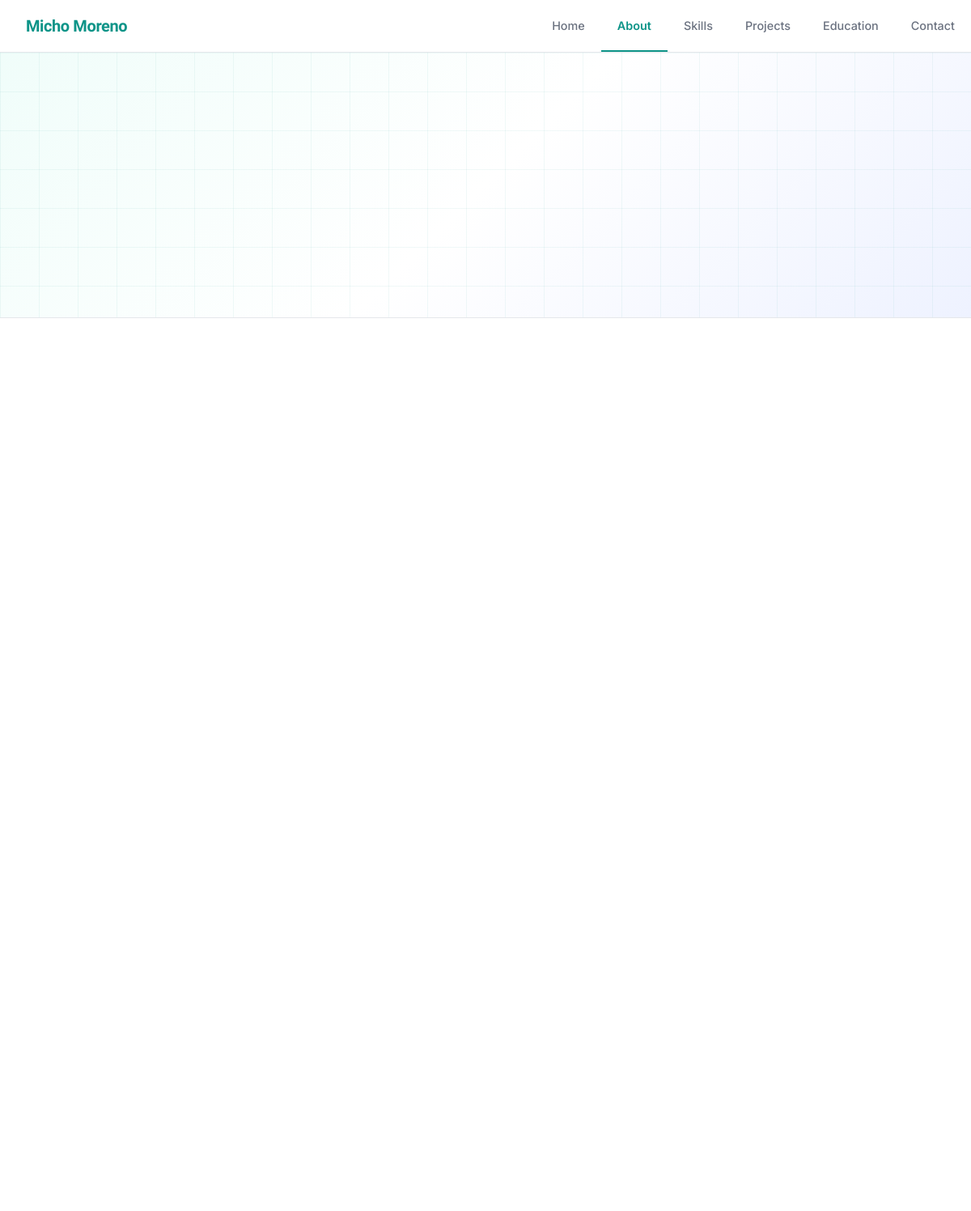
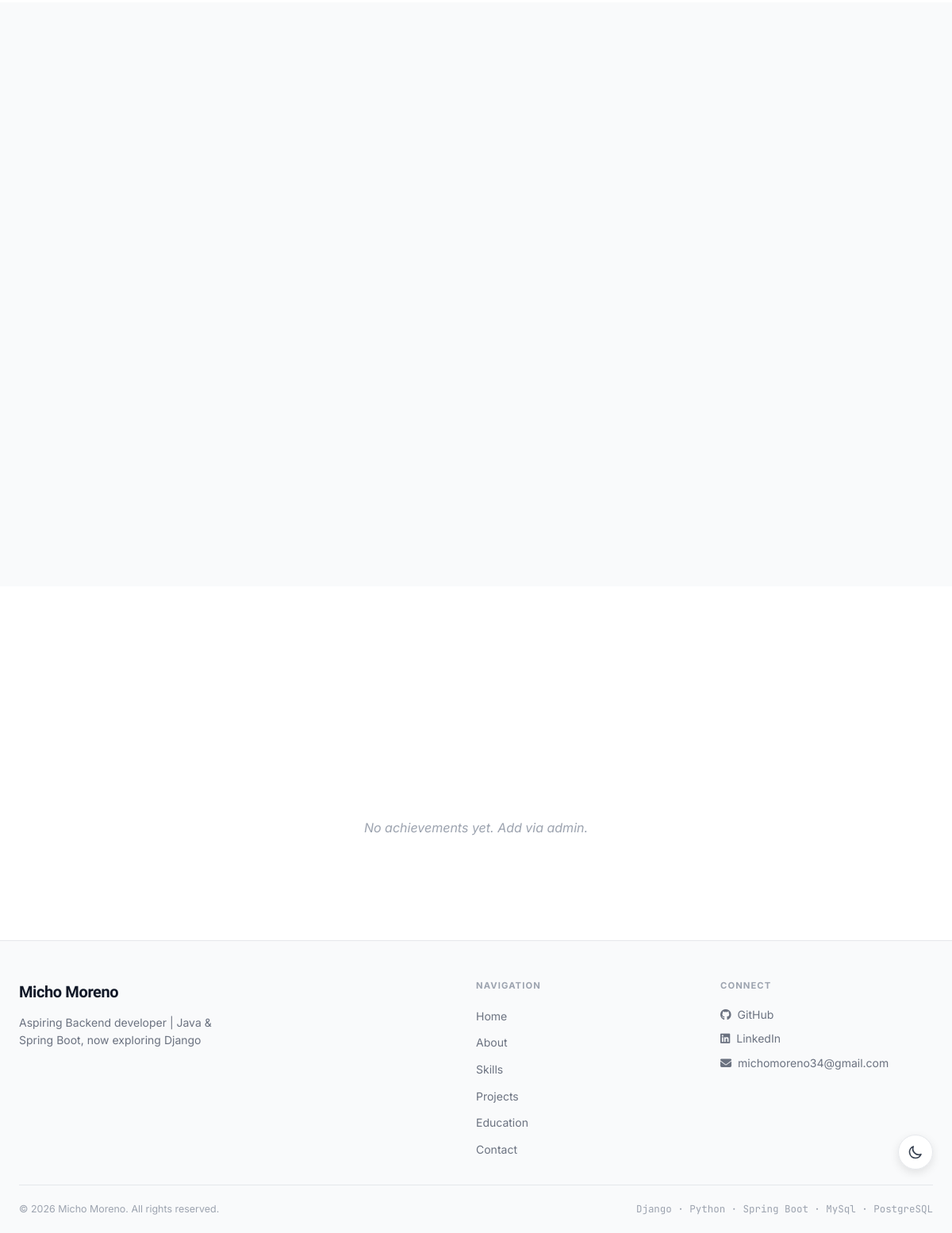
The page /about/ on the database its author committed (2 pictures, top to bottom).
### apps/core/models.py (models this page shows, shortened)
class Profile(models.Model):
    name = models.CharField(max_length=100)
    title = models.CharField(max_length=200)
    tagline = models.TextField()
    profile_photo = models.ImageField(upload_to='profile/')
    summary = models.TextField()
    years_experience = models.IntegerField(default=20)
    github_url = models.URLField(blank=True)
    linkedin_url = models.URLField(blank=True)
    email = models.EmailField()
    class Meta:
        verbose_name_plural = 'Profile'

### apps/core/views.py (the view)
# urls.py: path('about/', views.AboutView.as_view(), name='about'),
class AboutView(TemplateView):
    template_name = 'core/about.html'
    def get_context_data(self, **kwargs):
        context = super().get_context_data(**kwargs)
        context['profile'] = Profile.objects.first()
        return context

### apps/core/context_processors.py (called while the page is built)
def global_context(request):
    try:
        profile = Profile.objects.first()
    except Exception:
        profile = None
    return {
        'profile': profile,
    }

### templates/core/about.html (shortened to what this page needs)
{% extends 'base.html' %}
{% load static %}
{% block extra_css %}
<link rel="stylesheet" href="{% static 'core/css/about.css' %}">
{% endblock %}
{% block content %}
<div class="about-hero">
  <div class="about-grid-bg"></div>
</div>
<section class="about-section">
  <div class="about-container">
    <div class="about-grid">
    </div>
  </div>
</section>
<section class="timeline-section">
  <div class="about-container">
    <div class="timeline-list">
    </div>
  </div>
</section>
<section class="achievements-section">
  <div class="about-container">
    <div class="achievements-grid" id="achievements-grid">
      {% for a in achievements %}
      <div class="achievement-card animate-on-scroll">
        <div class="achievement-icon">
          <i class="fas {{ a.icon|default:'fa-trophy' }}"></i>
        </div>
        <div class="achievement-body">
          <div class="achievement-year">{{ a.year }}</div>
          <div class="achievement-title">{{ a.title }}</div>
          <div class="achievement-desc">{{ a.description }}</div>
        </div>
      </div>
      {% empty %}
      <p class="empty-state">No achievements yet. Add via admin.</p>
      {% endfor %}
    </div>
  </div>
</section>
{% endblock %}

### templates/partials/header.html (shortened to what this page needs)
{% load static %}
<nav id="navbar" class="navbar">
  <div class="navbar-inner" style="display:flex;flex-direction:row;align-items:center;width:100%;height:64px;flex-wrap:nowrap;">
    <a href="{% url 'home' %}" class="navbar-logo" style="display:inline-flex;align-items:center;flex-shrink:0;width:auto;">
      {% if profile %}{{ profile.name }}{% else %}Micho Moreno{% endif %}
    </a>
    <div class="navbar-links">
      <a href="{% url 'home' %}" class="nav-link {% if request.path == '/' %}active{% endif %}">Home</a>
      <a href="{% url 'about' %}" class="nav-link {% if '/about/' in request.path %}active{% endif %}">About</a>
      <a href="{% url 'skills' %}" class="nav-link {% if '/skills/' in request.path %}active{% endif %}">Skills</a>
      <a href="{% url 'projects' %}" class="nav-link {% if '/projects/' in request.path %}active{% endif %}">Projects</a>
      <a href="{% url 'education' %}" class="nav-link {% if '/education/' in request.path %}active{% endif %}">Education</a>
      <a href="{% url 'contact' %}" class="nav-link {% if '/contact/' in request.path %}active{% endif %}">Contact</a>
    </div>
  </div>
</nav>

### templates/partials/footer.html (shortened to what this page needs)
{% load static %}
<footer class="footer">
  <div class="footer-container">
    <div class="footer-grid">
      <div class="footer-brand">
        <a href="{% url 'home' %}" class="footer-logo">
          Micho Moreno
        </a>
        {% if profile %}
        <p class="footer-tagline">{{ profile.tagline }}</p>
        {% endif %}
      </div>
      <div class="footer-nav">
        <h3 class="footer-heading">Navigation</h3>
        <ul class="footer-nav-list">
          <li><a href="{% url 'home' %}" class="footer-link">Home</a></li>
          <li><a href="{% url 'about' %}" class="footer-link">About</a></li>
          <li><a href="{% url 'skills' %}" class="footer-link">Skills</a></li>
          <li><a href="{% url 'projects' %}" class="footer-link">Projects</a></li>
          <li><a href="{% url 'education' %}" class="footer-link">Education</a></li>
          <li><a href="{% url 'contact' %}" class="footer-link">Contact</a></li>
        </ul>
      </div>
      <div class="footer-connect">
        <h3 class="footer-heading">Connect</h3>
        <div class="footer-socials">
          {% if profile and profile.github_url %}
          <a href="{{ profile.github_url }}" target="_blank" rel="noopener" class="footer-social-link">
            <i class="fab fa-github"></i> GitHub
          </a>
          {% endif %}
          {% if profile and profile.linkedin_url %}
          <a href="{{ profile.linkedin_url }}" target="_blank" rel="noopener" class="footer-social-link">
            <i class="fab fa-linkedin"></i> LinkedIn
          </a>
          {% endif %}
          {% if profile and profile.email %}
          <a href="mailto:{{ profile.email }}" class="footer-social-link">
            <i class="fas fa-envelope"></i> {{ profile.email }}
          </a>
          {% endif %}
        </div>
      </div>
    </div>
    <div class="footer-bottom">
      <p class="footer-copy">&copy; {% now "Y" %} {% if profile %}{{ profile.name }}{% else %}Portfolio{% endif %}. All rights reserved.</p>
      <p class="footer-tech">Django · Python · Spring Boot · MySql · PostgreSQL </p>
    </div>
  </div>
</footer>

### static/css/base.css (style rules this page uses)
:root { --color-bg: #ffffff; --color-bg-alt: #f9fafb; --color-bg-card: #ffffff; --color-border: #e5e7eb; --color-border-hover: #2dd4bf; --color-text: #111827; --color-text-muted: #6b7280; --color-text-faint: #9ca3af; --color-accent: #0d9488; --color-accent-dark: #0f766e; --color-accent-light: #f0fdfa; --color-indigo: #4f46e5; --color-success: #22c55e; --color-success-bg: #f0fdf4; --color-success-border: #86efac; --color-success-text: #166534; --color-danger: #dc2626; --font-body: 'Inter', -apple-system, BlinkMacSystemFont, 'Segoe UI', sans-serif; --font-display: 'Plus Jakarta Sans', 'Inter', sans-serif; --font-mono: 'JetBrains Mono', 'Courier New', monospace; --radius-sm: 0.5rem; --radius-md: 0.75rem; --radius-lg: 1rem; --radius-xl: 1.25rem; --radius-2xl: 1.5rem; --radius-full: 999px; --shadow-sm: 0 1px 4px rgba(0,0,0,0.06); --shadow-md: 0 4px 16px rgba(0,0,0,0.08); --shadow-lg: 0 8px 32px rgba(0,0,0,0.12); --transition: 0.2s ease; --nav-height: 64px; }
*, *::before, *::after { box-sizing: border-box; margin: 0; padding: 0; }
html { scroll-behavior: smooth; -webkit-font-smoothing: antialiased; -moz-osx-font-smoothing: grayscale; }
body { font-family: var(--font-body); background-color: var(--color-bg); color: var(--color-text); line-height: 1.6; min-height: 100vh; transition: background-color var(--transition), color var(--transition); }
a { color: inherit; text-decoration: none; }

### static/partials/css/header.css (style rules this page uses)
#navbar { position: sticky; top: 0; z-index: 100; background: rgba(255, 255, 255, 0.85); backdrop-filter: blur(16px); -webkit-backdrop-filter: blur(16px); border-bottom: 1px solid #e5e7eb; transition: background 0.3s ease, box-shadow 0.3s ease; }
#navbar .navbar-inner { width: 100%; height: 64px; display: flex !important; flex-direction: row !important; flex-wrap: nowrap !important; align-items: center !important; }
#navbar .navbar-logo { font-family: 'Plus Jakarta Sans', sans-serif; font-size: 1.25rem; font-weight: 900; color: #0d9488 !important; text-decoration: none; letter-spacing: -0.02em; flex-shrink: 0; flex-grow: 0; padding: 0 2rem; height: 64px; display: inline-flex !important; align-items: center !important; transition: color 0.2s ease; width: auto !important; }
#navbar .navbar-links { display: inline-flex !important; flex-direction: row !important; flex-wrap: nowrap !important; align-items: center !important; height: 64px; margin-left: auto !important; flex-shrink: 0; width: auto !important; }
#navbar .nav-link { display: inline-flex !important; align-items: center !important; padding: 0 1.25rem; height: 64px; font-size: 0.9rem; font-weight: 500; color: #6b7280; text-decoration: none; position: relative; white-space: nowrap; flex-shrink: 0; width: auto !important; transition: color 0.2s ease, background 0.2s ease; }
#navbar .nav-link.active { color: #0d9488; font-weight: 600; }
#navbar .nav-link::after { content: ''; position: absolute; bottom: 0; left: 0; right: 0; height: 2px; background: #0d9488; transform: scaleX(0); transition: transform 0.2s ease; }
#navbar .nav-link.active::after, #navbar .nav-link:hover::after { transform: scaleX(1); }

### static/core/css/about.css (style rules this page uses)
.about-container { max-width: 1200px; margin: 0 auto; padding: 0 1.5rem; position: relative; }
.about-hero { background: linear-gradient(135deg, #f0fdfa 0%, #ffffff 50%, #eef2ff 100%); padding: 7rem 0 4rem; border-bottom: 1px solid #e5e7eb; position: relative; overflow: hidden; }
.about-grid-bg { position: absolute; inset: 0; pointer-events: none; }
.about-section { padding: 5rem 0; background: #ffffff; }
.about-grid { display: grid; grid-template-columns: 320px 1fr; gap: 3rem; align-items: start; }
.timeline-section { padding: 5rem 0; background: #f9fafb; }
.timeline-list { display: flex; flex-direction: column; gap: 1rem; max-width: 860px; margin: 0 auto; }
.achievements-section { padding: 5rem 0; background: #ffffff; }
.achievements-grid { display: grid; grid-template-columns: repeat(3, 1fr); gap: 1.25rem; }
.empty-state { grid-column: 1 / -1; text-align: center; color: #9ca3af; padding: 3rem; font-style: italic; }
.about-grid-bg { position: absolute; inset: 0; pointer-events: none; background-image: linear-gradient(rgba(13, 148, 136, 0.06) 1px, transparent 1px), linear-gradient(90deg, rgba(13, 148, 136, 0.06) 1px, transparent 1px); background-size: 48px 48px; }

### rows shown on the page
Profile: name "Micho Moreno", tagline "Aspiring Backend developer | Java & Spring Boot, now exploring Django", email "michomoreno34@gmail.com"
